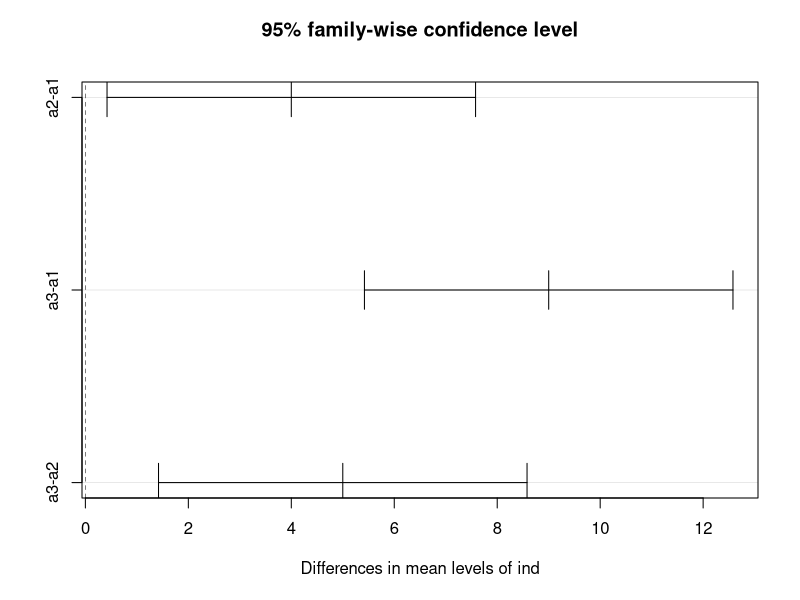
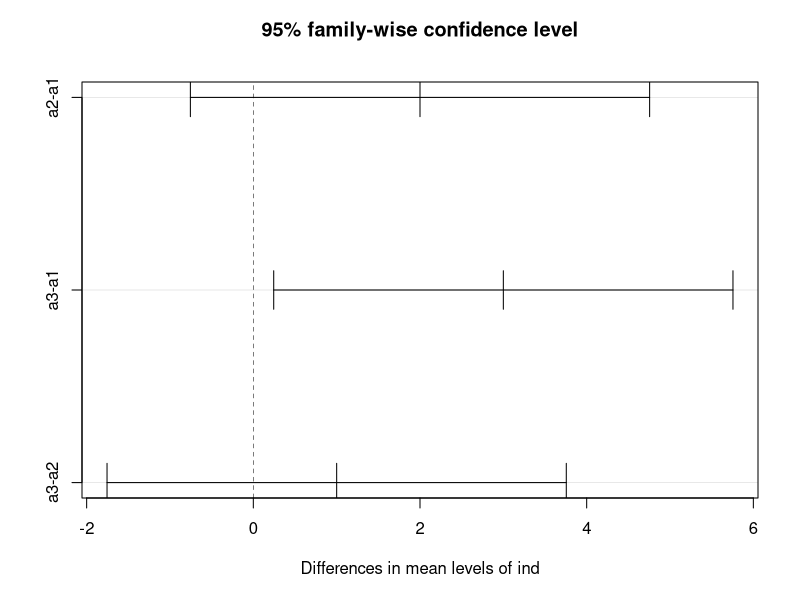
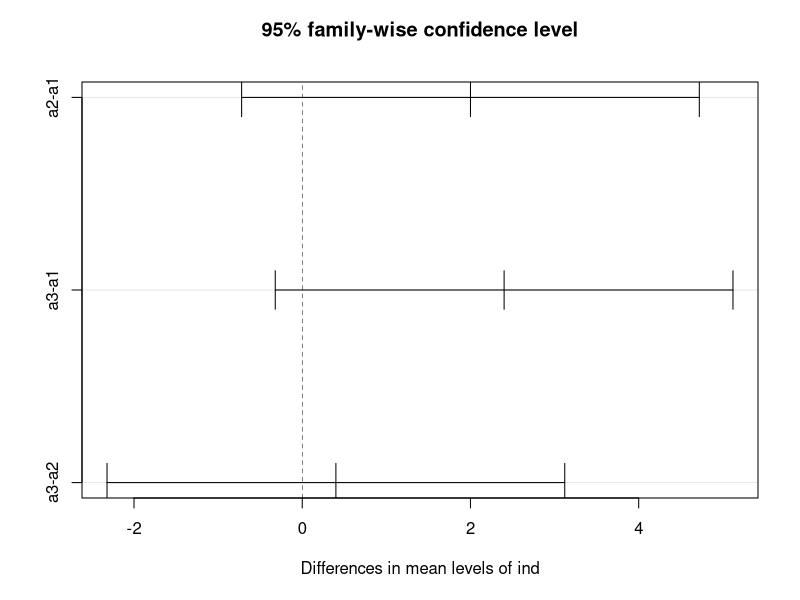

The R script that drew these images, in order:
# anova
a1 <- c(2,3,7,2,6)
a2 <- c(10,8,7,5,10)
a3 <- c(10,13,14,13,15)
(d <- data.frame(a1,a2,a3))
(dd <- stack(d))
(aaa <- aov(values~ind,data=dd))
summary(aaa)
# manually calculate 
# Total sum of squares = Sum of squares b/w groups +
#                        Sum of squares within

# Sum of squares within
(tmp1 <- aggregate(values~ind,data = dd, FUN = mean))
(tmp2 <- rep(tmp1$values, each = nrow(d)))
(SSW <- sum((dd$values - tmp2)^2))

# Total sum of squares
(grandMean <- mean(dd$values))
(SST <- sum((dd$values - grandMean)^2))

# Sum of squares b/w groups or SS Treatment
tmp1
(SSTR <- sum((tmp1$values - grandMean)^2)*nrow(d))

# MS treatment = SS treatment/df_treatment
# df_treatment = #groups - 1
(MSTR <- SSTR/2)
# MSE (Error) = SSW/df_error
# df_error = (#obs - 1)*#groups
(MSE <- SSW/((nrow(d)-1)*3))

# F ratio
(F <- MSTR/MSE)

# p-value
(p <- 1 - pf(F,2,12))
(qf(0.95,2,12)) # critical value
(tk <- TukeyHSD(aaa))
plot(tk)
#data2
a1 <- c(2,3,7,2,6)
a2 <- c(5,8,7,5,5)
a3 <- c(6,7,7,7,8)
(d <- data.frame(a1,a2,a3))
(dd <- stack(d))
(aaa <- aov(values~ind,data=dd))
summary(aaa)
(tk <- TukeyHSD(aaa))
plot(tk)
#data3
a1 <- c(2,3,7,2,6)
a2 <- c(5,8,7,5,5)
a3 <- c(6,7,7,6,6)
(d <- data.frame(a1,a2,a3))
(dd <- stack(d))
(aaa <- aov(values~ind,data=dd))
summary(aaa)
(tk <- TukeyHSD(aaa))
plot(tk)
